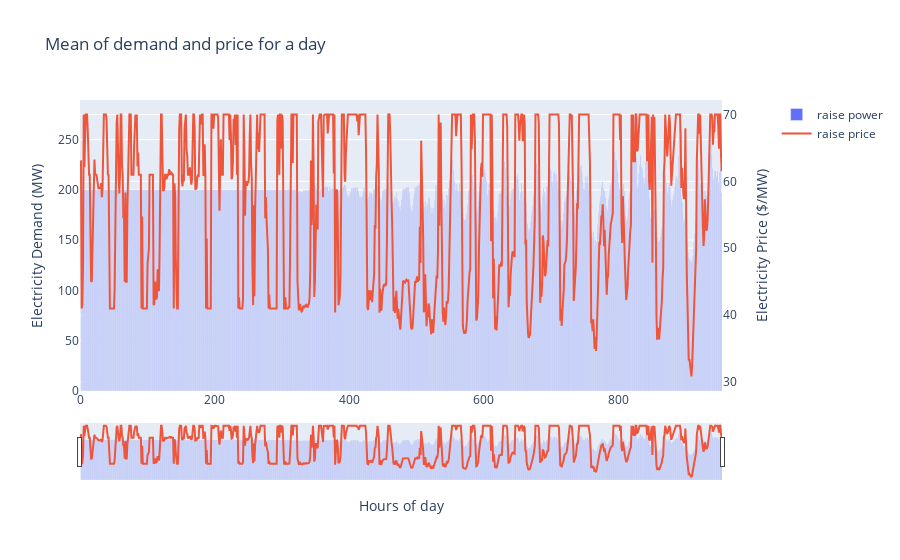

This figure's notebook cell:
### Code cell
fig = make_subplots(specs=[[{"secondary_y": True}]])
fig.add_trace(go.Bar(x=results['timestamp'].index, y=results['b_fcas_power'], name='raise power'), secondary_y=False)
fig.add_trace(go.Scatter(x=results['timestamp'].index, y=results['fcas_clearing_price'], name='raise price'), secondary_y=True)

# Add figure title
fig.update_layout(
    title_text="Mean of demand and price for a day",
    xaxis_rangeslider_visible=True,
)

# Set x-axis title
fig.update_xaxes(title_text="Hours of day")

# Set y-axes titles
fig.update_yaxes(title_text="Electricity Demand (MW)", secondary_y=False)
fig.update_yaxes(title_text="Electricity Price ($/MW)", secondary_y=True)

fig.show()

### Figure 1 — Plotly figure (JSON) as saved in the notebook; plotly's stock layout.template omitted (floating-point values rounded to 4 significant figures; data arrays with more than 128 entries replaced by an {"elided": "..."} marker saying what was removed)
{"data": [{"name": "raise power", "type": "bar", "x": {"elided": "955 int values"}, "xaxis": "x", "y": {"elided": "955 float values"}, "yaxis": "y"}, {"name": "raise price", "type": "scatter", "x": {"elided": "955 int values"}, "xaxis": "x", "y": {"elided": "955 float values"}, "yaxis": "y2"}], "layout": {"title": {"text": "Mean of demand and price for a day"}, "xaxis": {"anchor": "y", "domain": [0, 0.94], "rangeslider": {"visible": true}, "title": {"text": "Hours of day"}}, "yaxis": {"anchor": "x", "domain": [0, 1], "title": {"text": "Electricity Demand (MW)"}}, "yaxis2": {"anchor": "x", "overlaying": "y", "side": "right", "title": {"text": "Electricity Price ($/MW)"}}}}
